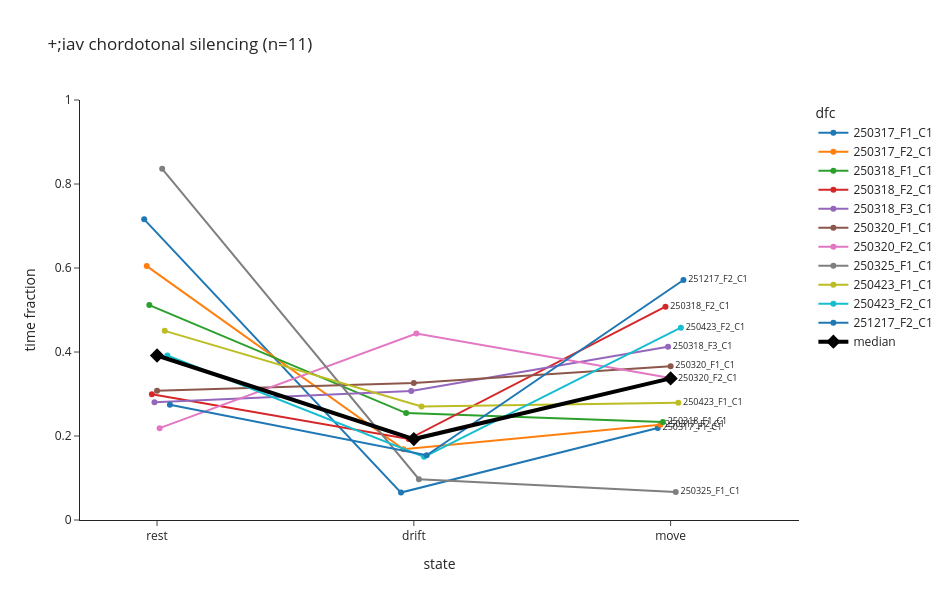

Here is the notebook cell this chart was saved with:
### Code cell
fig = fraction_lines(iav_df, title=f'+;iav chordotonal silencing (n={len(iav_df)})',
                     savepath=f'{mutant_fig_dir}/state_fraction_lines_iav.svg')
fig.show()

### Figure 1 — Plotly figure (JSON) as saved in the notebook; plotly's stock layout.template omitted (floating-point values rounded to 4 significant figures)
{"data": [{"hovertemplate": "<b>%{hovertext}</b><br><br>dfc=250317_F1_C1<br>state=%{x}<br>time fraction=%{y}<br>label=%{text}<extra></extra>", "hovertext": ["250317_F1_C1", "250317_F1_C1", "250317_F1_C1"], "legendgroup": "250317_F1_C1", "line": {"color": "#1F77B4", "dash": "solid"}, "marker": {"symbol": "circle"}, "mode": "lines+markers+text", "name": "250317_F1_C1", "orientation": "v", "showlegend": true, "text": ["", "", "250317_F1_C1"], "textfont": {"size": 9}, "textposition": "middle right", "type": "scatter", "x": [-0.05, 0.95, 1.95], "xaxis": "x", "y": [0.7158, 0.06525, 0.2189], "yaxis": "y"}, {"hovertemplate": "<b>%{hovertext}</b><br><br>dfc=250317_F2_C1<br>state=%{x}<br>time fraction=%{y}<br>label=%{text}<extra></extra>", "hovertext": ["250317_F2_C1", "250317_F2_C1", "250317_F2_C1"], "legendgroup": "250317_F2_C1", "line": {"color": "#FF7F0E", "dash": "solid"}, "marker": {"symbol": "circle"}, "mode": "lines+markers+text", "name": "250317_F2_C1", "orientation": "v", "showlegend": true, "text": ["", "", "250317_F2_C1"], "textfont": {"size": 9}, "textposition": "middle right", "type": "scatter", "x": [-0.04, 0.96, 1.96], "xaxis": "x", "y": [0.6045, 0.1685, 0.227], "yaxis": "y"}, {"hovertemplate": "<b>%{hovertext}</b><br><br>dfc=250318_F1_C1<br>state=%{x}<br>time fraction=%{y}<br>label=%{text}<extra></extra>", "hovertext": ["250318_F1_C1", "250318_F1_C1", "250318_F1_C1"], "legendgroup": "250318_F1_C1", "line": {"color": "#2CA02C", "dash": "solid"}, "marker": {"symbol": "circle"}, "mode": "lines+markers+text", "name": "250318_F1_C1", "orientation": "v", "showlegend": true, "text": ["", "", "250318_F1_C1"], "textfont": {"size": 9}, "textposition": "middle right", "type": "scatter", "x": [-0.03, 0.97, 1.97], "xaxis": "x", "y": [0.5117, 0.2546, 0.2336], "yaxis": "y"}, {"hovertemplate": "<b>%{hovertext}</b><br><br>dfc=250318_F2_C1<br>state=%{x}<br>time fraction=%{y}<br>label=%{text}<extra></extra>", "hovertext": ["250318_F2_C1", "250318_F2_C1", "250318_F2_C1"], "legendgroup": "250318_F2_C1", "line": {"color": "#D62728", "dash": "solid"}, "marker": {"symbol": "circle"}, "mode": "lines+markers+text", "name": "250318_F2_C1", "orientation": "v", "showlegend": true, "text": ["", "", "250318_F2_C1"], "textfont": {"size": 9}, "textposition": "middle right", "type": "scatter", "x": [-0.02, 0.98, 1.98], "xaxis": "x", "y": [0.2993, 0.1927, 0.508], "yaxis": "y"}, {"hovertemplate": "<b>%{hovertext}</b><br><br>dfc=250318_F3_C1<br>state=%{x}<br>time fraction=%{y}<br>label=%{text}<extra></extra>", "hovertext": ["250318_F3_C1", "250318_F3_C1", "250318_F3_C1"], "legendgroup": "250318_F3_C1", "line": {"color": "#9467BD", "dash": "solid"}, "marker": {"symbol": "circle"}, "mode": "lines+markers+text", "name": "250318_F3_C1", "orientation": "v", "showlegend": true, "text": ["", "", "250318_F3_C1"], "textfont": {"size": 9}, "textposition": "middle right", "type": "scatter", "x": [-0.01, 0.99, 1.99], "xaxis": "x", "y": [0.2802, 0.3071, 0.4126], "yaxis": "y"}, {"hovertemplate": "<b>%{hovertext}</b><br><br>dfc=250320_F1_C1<br>state=%{x}<br>time fraction=%{y}<br>label=%{text}<extra></extra>", "hovertext": ["250320_F1_C1", "250320_F1_C1", "250320_F1_C1"], "legendgroup": "250320_F1_C1", "line": {"color": "#8C564B", "dash": "solid"}, "marker": {"symbol": "circle"}, "mode": "lines+markers+text", "name": "250320_F1_C1", "orientation": "v", "showlegend": true, "text": ["", "", "250320_F1_C1"], "textfont": {"size": 9}, "textposition": "middle right", "type": "scatter", "x": [0.0, 1.0, 2.0], "xaxis": "x", "y": [0.3076, 0.3261, 0.3664], "yaxis": "y"}, {"hovertemplate": "<b>%{hovertext}</b><br><br>dfc=250320_F2_C1<br>state=%{x}<br>time fraction=%{y}<br>label=%{text}<extra></extra>", "hovertext": ["250320_F2_C1", "250320_F2_C1", "250320_F2_C1"], "legendgroup": "250320_F2_C1", "line": {"color": "#E377C2", "dash": "solid"}, "marker": {"symbol": "circle"}, "mode": "lines+markers+text", "name": "250320_F2_C1", "orientation": "v", "showlegend": true, "text": ["", "", "250320_F2_C1"], "textfont": {"size": 9}, "textposition": "middle right", "type": "scatter", "x": [0.01, 1.01, 2.01], "xaxis": "x", "y": [0.2187, 0.4442, 0.3371], "yaxis": "y"}, {"hovertemplate": "<b>%{hovertext}</b><br><br>dfc=250325_F1_C1<br>state=%{x}<br>time fraction=%{y}<br>label=%{text}<extra></extra>", "hovertext": ["250325_F1_C1", "250325_F1_C1", "250325_F1_C1"], "legendgroup": "250325_F1_C1", "line": {"color": "#7F7F7F", "dash": "solid"}, "marker": {"symbol": "circle"}, "mode": "lines+markers+text", "name": "250325_F1_C1", "orientation": "v", "showlegend": true, "text": ["", "", "250325_F1_C1"], "textfont": {"size": 9}, "textposition": "middle right", "type": "scatter", "x": [0.02, 1.02, 2.02], "xaxis": "x", "y": [0.8362, 0.0971, 0.06669], "yaxis": "y"}, {"hovertemplate": "<b>%{hovertext}</b><br><br>dfc=250423_F1_C1<br>state=%{x}<br>time fraction=%{y}<br>label=%{text}<extra></extra>", "hovertext": ["250423_F1_C1", "250423_F1_C1", "250423_F1_C1"], "legendgroup": "250423_F1_C1", "line": {"color": "#BCBD22", "dash": "solid"}, "marker": {"symbol": "circle"}, "mode": "lines+markers+text", "name": "250423_F1_C1", "orientation": "v", "showlegend": true, "text": ["", "", "250423_F1_C1"], "textfont": {"size": 9}, "textposition": "middle right", "type": "scatter", "x": [0.03, 1.03, 2.03], "xaxis": "x", "y": [0.4504, 0.2704, 0.2793], "yaxis": "y"}, {"hovertemplate": "<b>%{hovertext}</b><br><br>dfc=250423_F2_C1<br>state=%{x}<br>time fraction=%{y}<br>label=%{text}<extra></extra>", "hovertext": ["250423_F2_C1", "250423_F2_C1", "250423_F2_C1"], "legendgroup": "250423_F2_C1", "line": {"color": "#17BECF", "dash": "solid"}, "marker": {"symbol": "circle"}, "mode": "lines+markers+text", "name": "250423_F2_C1", "orientation": "v", "showlegend": true, "text": ["", "", "250423_F2_C1"], "textfont": {"size": 9}, "textposition": "middle right", "type": "scatter", "x": [0.04, 1.04, 2.04], "xaxis": "x", "y": [0.3916, 0.1504, 0.458], "yaxis": "y"}, {"hovertemplate": "<b>%{hovertext}</b><br><br>dfc=251217_F2_C1<br>state=%{x}<br>time fraction=%{y}<br>label=%{text}<extra></extra>", "hovertext": ["251217_F2_C1", "251217_F2_C1", "251217_F2_C1"], "legendgroup": "251217_F2_C1", "line": {"color": "#1F77B4", "dash": "solid"}, "marker": {"symbol": "circle"}, "mode": "lines+markers+text", "name": "251217_F2_C1", "orientation": "v", "showlegend": true, "text": ["", "", "251217_F2_C1"], "textfont": {"size": 9}, "textposition": "middle right", "type": "scatter", "x": [0.05, 1.05, 2.05], "xaxis": "x", "y": [0.2746, 0.154, 0.5714], "yaxis": "y"}, {"hovertemplate": "median = %{y:.3f}<extra></extra>", "line": {"color": "black", "width": 4}, "marker": {"color": "black", "size": 11, "symbol": "diamond"}, "mode": "lines+markers", "name": "median", "type": "scatter", "x": [0, 1, 2], "y": [0.3916, 0.1927, 0.3371]}], "layout": {"height": 600, "legend": {"title": {"text": "dfc"}, "tracegroupgap": 0}, "title": {"text": "+;iav chordotonal silencing (n=11)"}, "width": 950, "xaxis": {"anchor": "y", "domain": [0, 1], "range": [-0.3, 2.5], "ticktext": ["rest", "drift", "move"], "tickvals": [0, 1, 2], "title": {"text": "state"}}, "yaxis": {"anchor": "x", "domain": [0, 1], "range": [0, 1], "title": {"text": "time fraction"}}}}
